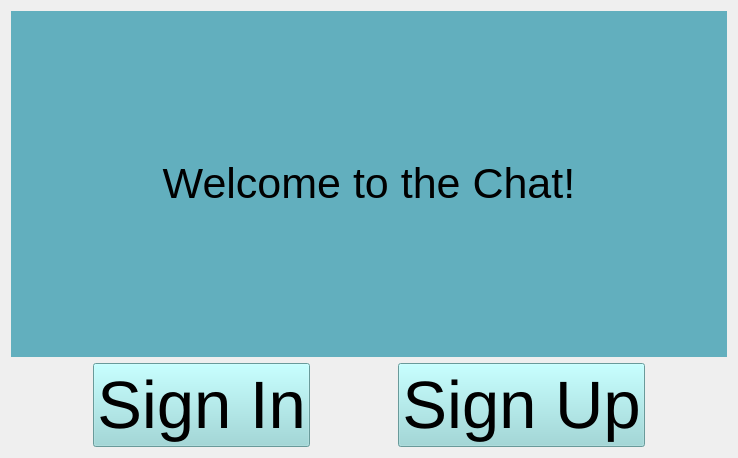
<?xml version="1.0" encoding="UTF-8"?>
<ui version="4.0">
 <class>StartWindowForm</class>
 <widget class="QWidget" name="StartWindowForm">
  <property name="geometry">
   <rect>
    <x>0</x>
    <y>0</y>
    <width>738</width>
    <height>458</height>
   </rect>
  </property>
  <property name="windowTitle">
   <string>Form</string>
  </property>
  <layout class="QVBoxLayout" name="verticalLayout">
   <item>
    <widget class="QLabel" name="label">
     <property name="font">
      <font>
       <pointsize>32</pointsize>
      </font>
     </property>
     <property name="styleSheet">
      <string notr="true">background-color: rgb(98, 175, 190);
color: rgb(0, 0, 0);</string>
     </property>
     <property name="text">
      <string>&lt;html&gt;&lt;head/&gt;&lt;body&gt;&lt;p align=&quot;center&quot;&gt;Welcome to the Chat!&lt;/p&gt;&lt;/body&gt;&lt;/html&gt;</string>
     </property>
    </widget>
   </item>
   <item>
    <layout class="QHBoxLayout" name="horizontalLayout">
     <item>
      <widget class="QPushButton" name="SignInButton">
       <property name="sizePolicy">
        <sizepolicy hsizetype="Fixed" vsizetype="Maximum">
         <horstretch>0</horstretch>
         <verstretch>0</verstretch>
        </sizepolicy>
       </property>
       <property name="font">
        <font>
         <pointsize>50</pointsize>
        </font>
       </property>
       <property name="styleSheet">
        <string notr="true">background-color: rgb(147, 216, 216);
color: rgb(0, 0, 0);</string>
       </property>
       <property name="text">
        <string>Sign In</string>
       </property>
      </widget>
     </item>
     <item>
      <widget class="QPushButton" name="SignUpButton">
       <property name="sizePolicy">
        <sizepolicy hsizetype="Fixed" vsizetype="Maximum">
         <horstretch>0</horstretch>
         <verstretch>0</verstretch>
        </sizepolicy>
       </property>
       <property name="font">
        <font>
         <pointsize>50</pointsize>
        </font>
       </property>
       <property name="styleSheet">
        <string notr="true">background-color: rgb(147, 216, 216);
color: rgb(0, 0, 0);</string>
       </property>
       <property name="text">
        <string>Sign Up</string>
       </property>
      </widget>
     </item>
    </layout>
   </item>
  </layout>
 </widget>
 <resources/>
 <connections/>
</ui>
